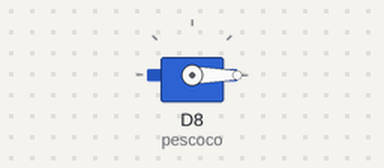
A sketch run on a simulated ESP8266 (NodeMCU). Shown: servo.

Above: at 3.05 s.
At 8.95 s:
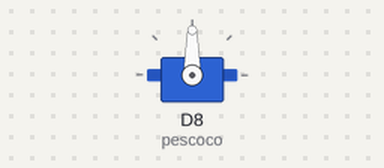
At 15.0 s:
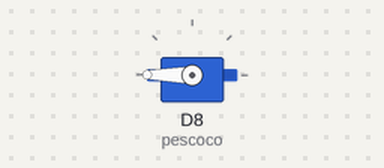
Timing chart, 0 to 18.6 s (numbered marks = the images above):
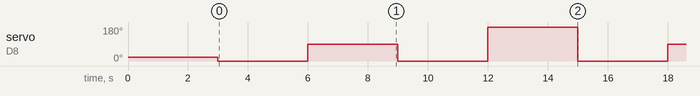

The sketch:

teste_servo_motor.ino
```cpp
#include <Servo.h>

Servo pescoco;   //Chamar o servo motor.

int pos = 1;

void setup() {

  pescoco.attach(D8);
  Serial.begin(115200);
  //servo pescoco config init
  pescoco.write(20);
  delay (3000);
}


void loop() {
  pescoco.write(0);
  delay(3000);
  pescoco.write(90);
  delay(3000);
  pescoco.write(0);
  delay(3000);
  pescoco.write(180);
  delay(3000);


}
```

Measured:
- by itself, servo on D8 (pescoco): repeats every 12.0 s: 90° 3.0 s, 0° 3.0 s, 180° 3.0 s, 0° 3.0 s
